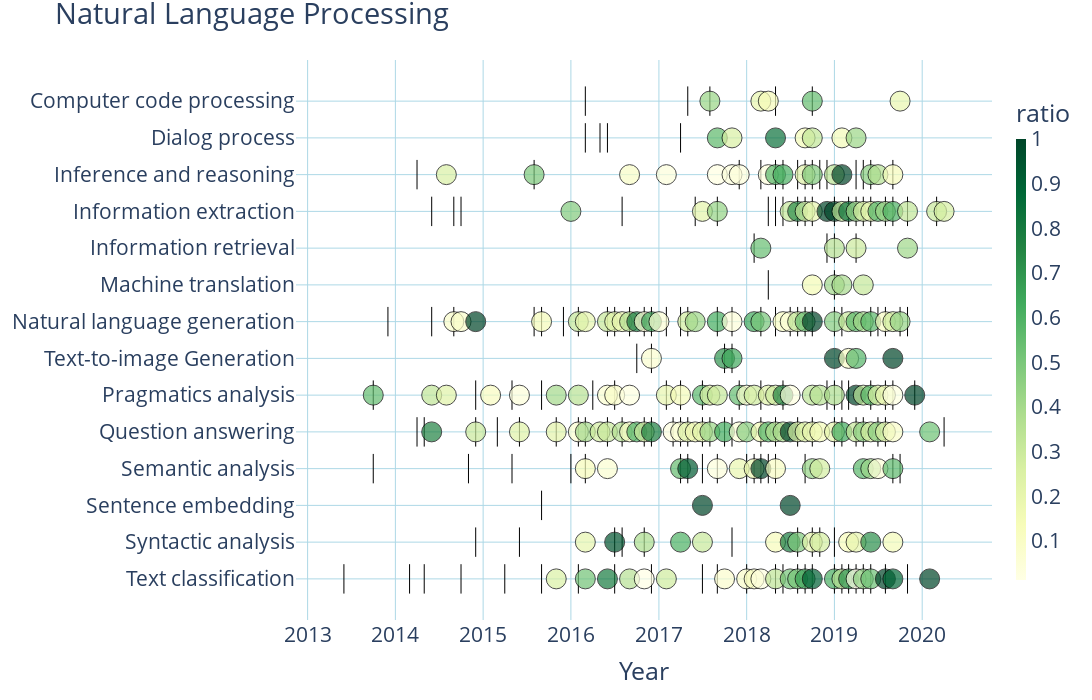

The notebook cell saved with this chart:
### Code cell
traj_df=plot_group_trajectory("ITO_00141", "Natural Language Processing", anchor)

### Figure 1 — Plotly figure (JSON) as saved in the notebook; plotly's stock layout.template omitted (floating-point values rounded to 4 significant figures; data arrays with more than 128 entries replaced by an {"elided": "..."} marker saying what was removed)
{"data": [{"hovertemplate": "task=%{y}<br>date=%{x}<extra></extra>", "legendgroup": "Computer code processing", "line": {"color": "black", "dash": "solid", "width": 0}, "marker": {"line": {"color": "black", "width": 1}, "symbol": "circle"}, "mode": "lines", "name": "Computer code processing", "orientation": "v", "showlegend": true, "type": "scatter", "x": ["2017-08", "2018-03", "2018-04", "2018-10", "2019-10"], "xaxis": "x", "y": ["Computer code processing", "Computer code processing", "Computer code processing", "Computer code processing", "Computer code processing"], "yaxis": "y"}, {"hovertemplate": "task=%{y}<br>date=%{x}<extra></extra>", "legendgroup": "Dialog process", "line": {"color": "black", "dash": "solid", "width": 0}, "marker": {"line": {"color": "black", "width": 1}, "symbol": "circle"}, "mode": "lines", "name": "Dialog process", "orientation": "v", "showlegend": true, "type": "scatter", "x": ["2017-09", "2017-11", "2018-05", "2018-09", "2018-10", "2019-02", "2019-04"], "xaxis": "x", "y": ["Dialog process", "Dialog process", "Dialog process", "Dialog process", "Dialog process", "Dialog process", "Dialog process"], "yaxis": "y"}, {"hovertemplate": "task=%{y}<br>date=%{x}<extra></extra>", "legendgroup": "Inference and reasoning", "line": {"color": "black", "dash": "solid", "width": 0}, "marker": {"line": {"color": "black", "width": 1}, "symbol": "circle"}, "mode": "lines", "name": "Inference and reasoning", "orientation": "v", "showlegend": true, "type": "scatter", "x": ["2014-08", "2015-08", "2016-09", "2017-02", "2017-09", "2017-11", "2017-12", "2018-04", "2018-05", "2018-06", "2018-09", "2018-10", "2019-01", "2019-02", "2019-06", "2019-07", "2019-09"], "xaxis": "x", "y": ["Inference and reasoning", "Inference and reasoning", "Inference and reasoning", "Inference and reasoning", "Inference and reasoning", "Inference and reasoning", "Inference and reasoning", "Inference and reasoning", "Inference and reasoning", "Inference and reasoning", "Inference and reasoning", "Inference and reasoning", "Inference and reasoning", "Inference and reasoning", "Inference and reasoning", "Inference and reasoning", "Inference and reasoning"], "yaxis": "y"}, {"hovertemplate": "task=%{y}<br>date=%{x}<extra></extra>", "legendgroup": "Information extraction", "line": {"color": "black", "dash": "solid", "width": 0}, "marker": {"line": {"color": "black", "width": 1}, "symbol": "circle"}, "mode": "lines", "name": "Information extraction", "orientation": "v", "showlegend": true, "type": "scatter", "x": ["2016-01", "2017-07", "2017-09", "2018-07", "2018-08", "2018-09", "2018-10", "2018-12", "2019-01", "2019-02", "2019-03", "2019-04", "2019-05", "2019-06", "2019-07", "2019-08", "2019-09", "2019-11", "2020-03", "2020-04"], "xaxis": "x", "y": ["Information extraction", "Information extraction", "Information extraction", "Information extraction", "Information extraction", "Information extraction", "Information extraction", "Information extraction", "Information extraction", "Information extraction", "Information extraction", "Information extraction", "Information extraction", "Information extraction", "Information extraction", "Information extraction", "Information extraction", "Information extraction", "Information extraction", "Information extraction"], "yaxis": "y"}, {"hovertemplate": "task=%{y}<br>date=%{x}<extra></extra>", "legendgroup": "Information retrieval", "line": {"color": "black", "dash": "solid", "width": 0}, "marker": {"line": {"color": "black", "width": 1}, "symbol": "circle"}, "mode": "lines", "name": "Information retrieval", "orientation": "v", "showlegend": true, "type": "scatter", "x": ["2018-03", "2019-01", "2019-04", "2019-11"], "xaxis": "x", "y": ["Information retrieval", "Information retrieval", "Information retrieval", "Information retrieval"], "yaxis": "y"}, {"hovertemplate": "task=%{y}<br>date=%{x}<extra></extra>", "legendgroup": "Machine translation", "line": {"color": "black", "dash": "solid", "width": 0}, "marker": {"line": {"color": "black", "width": 1}, "symbol": "circle"}, "mode": "lines", "name": "Machine translation", "orientation": "v", "showlegend": true, "type": "scatter", "x": ["2018-10", "2019-01", "2019-02", "2019-05"], "xaxis": "x", "y": ["Machine translation", "Machine translation", "Machine translation", "Machine translation"], "yaxis": "y"}, {"hovertemplate": "task=%{y}<br>date=%{x}<extra></extra>", "legendgroup": "Natural language generation", "line": {"color": "black", "dash": "solid", "width": 0}, "marker": {"line": {"color": "black", "width": 1}, "symbol": "circle"}, "mode": "lines", "name": "Natural language generation", "orientation": "v", "showlegend": true, "type": "scatter", "x": ["2014-09", "2014-10", "2014-12", "2015-09", "2016-02", "2016-03", "2016-06", "2016-07", "2016-08", "2016-09", "2016-10", "2016-11", "2016-12", "2017-01", "2017-05", "2017-06", "2017-09", "2017-11", "2018-02", "2018-03", "2018-06", "2018-07", "2018-08", "2018-09", "2018-10", "2019-01", "2019-03", "2019-04", "2019-05", "2019-06", "2019-08", "2019-09", "2019-10"], "xaxis": "x", "y": ["Natural language generation", "Natural language generation", "Natural language generation", "Natural language generation", "Natural language generation", "Natural language generation", "Natural language generation", "Natural language generation", "Natural language generation", "Natural language generation", "Natural language generation", "Natural language generation", "Natural language generation", "Natural language generation", "Natural language generation", "Natural language generation", "Natural language generation", "Natural language generation", "Natural language generation", "Natural language generation", "Natural language generation", "Natural language generation", "Natural language generation", "Natural language generation", "Natural language generation", "Natural language generation", "Natural language generation", "Natural language generation", "Natural language generation", "Natural language generation", "Natural language generation", "Natural language generation", "Natural language generation"], "yaxis": "y"}, {"hovertemplate": "task=%{y}<br>date=%{x}<extra></extra>", "legendgroup": "Text-to-image Generation", "line": {"color": "black", "dash": "solid", "width": 0}, "marker": {"line": {"color": "black", "width": 1}, "symbol": "circle"}, "mode": "lines", "name": "Text-to-image Generation", "orientation": "v", "showlegend": true, "type": "scatter", "x": ["2016-12", "2017-10", "2017-11", "2019-01", "2019-03", "2019-04", "2019-09"], "xaxis": "x", "y": ["Text-to-image Generation", "Text-to-image Generation", "Text-to-image Generation", "Text-to-image Generation", "Text-to-image Generation", "Text-to-image Generation", "Text-to-image Generation"], "yaxis": "y"}, {"hovertemplate": "task=%{y}<br>date=%{x}<extra></extra>", "legendgroup": "Pragmatics analysis", "line": {"color": "black", "dash": "solid", "width": 0}, "marker": {"line": {"color": "black", "width": 1}, "symbol": "circle"}, "mode": "lines", "name": "Pragmatics analysis", "orientation": "v", "showlegend": true, "type": "scatter", "x": ["2013-10", "2014-06", "2014-08", "2015-02", "2015-06", "2015-11", "2016-02", "2016-06", "2016-07", "2016-09", "2017-02", "2017-04", "2017-07", "2017-08", "2017-09", "2017-12", "2018-01", "2018-02", "2018-04", "2018-05", "2018-06", "2018-07", "2018-10", "2018-11", "2019-01", "2019-04", "2019-05", "2019-06", "2019-07", "2019-08", "2019-09", "2019-12"], "xaxis": "x", "y": ["Pragmatics analysis", "Pragmatics analysis", "Pragmatics analysis", "Pragmatics analysis", "Pragmatics analysis", "Pragmatics analysis", "Pragmatics analysis", "Pragmatics analysis", "Pragmatics analysis", "Pragmatics analysis", "Pragmatics analysis", "Pragmatics analysis", "Pragmatics analysis", "Pragmatics analysis", "Pragmatics analysis", "Pragmatics analysis", "Pragmatics analysis", "Pragmatics analysis", "Pragmatics analysis", "Pragmatics analysis", "Pragmatics analysis", "Pragmatics analysis", "Pragmatics analysis", "Pragmatics analysis", "Pragmatics analysis", "Pragmatics analysis", "Pragmatics analysis", "Pragmatics analysis", "Pragmatics analysis", "Pragmatics analysis", "Pragmatics analysis", "Pragmatics analysis"], "yaxis": "y"}, {"hovertemplate": "task=%{y}<br>date=%{x}<extra></extra>", "legendgroup": "Question answering", "line": {"color": "black", "dash": "solid", "width": 0}, "marker": {"line": {"color": "black", "width": 1}, "symbol": "circle"}, "mode": "lines", "name": "Question answering", "orientation": "v", "showlegend": true, "type": "scatter", "x": ["2014-06", "2014-12", "2015-06", "2015-11", "2016-02", "2016-03", "2016-05", "2016-06", "2016-08", "2016-09", "2016-10", "2016-11", "2016-12", "2017-03", "2017-04", "2017-05", "2017-06", "2017-07", "2017-08", "2017-10", "2017-12", "2018-01", "2018-03", "2018-04", "2018-05", "2018-06", "2018-07", "2018-08", "2018-09", "2018-10", "2018-11", "2019-01", "2019-02", "2019-04", "2019-05", "2019-06", "2019-07", "2019-08", "2019-09", "2020-02"], "xaxis": "x", "y": ["Question answering", "Question answering", "Question answering", "Question answering", "Question answering", "Question answering", "Question answering", "Question answering", "Question answering", "Question answering", "Question answering", "Question answering", "Question answering", "Question answering", "Question answering", "Question answering", "Question answering", "Question answering", "Question answering", "Question answering", "Question answering", "Question answering", "Question answering", "Question answering", "Question answering", "Question answering", "Question answering", "Question answering", "Question answering", "Question answering", "Question answering", "Question answering", "Question answering", "Question answering", "Question answering", "Question answering", "Question answering", "Question answering", "Question answering", "Question answering"], "yaxis": "y"}, {"hovertemplate": "task=%{y}<br>date=%{x}<extra></extra>", "legendgroup": "Semantic analysis", "line": {"color": "black", "dash": "solid", "width": 0}, "marker": {"line": {"color": "black", "width": 1}, "symbol": "circle"}, "mode": "lines", "name": "Semantic analysis", "orientation": "v", "showlegend": true, "type": "scatter", "x": ["2016-03", "2016-06", "2017-04", "2017-05", "2017-09", "2017-12", "2018-02", "2018-03", "2018-05", "2018-10", "2018-11", "2019-05", "2019-06", "2019-07", "2019-09"], "xaxis": "x", "y": ["Semantic analysis", "Semantic analysis", "Semantic analysis", "Semantic analysis", "Semantic analysis", "Semantic analysis", "Semantic analysis", "Semantic analysis", "Semantic analysis", "Semantic analysis", "Semantic analysis", "Semantic analysis", "Semantic analysis", "Semantic analysis", "Semantic analysis"], "yaxis": "y"}, {"hovertemplate": "task=%{y}<br>date=%{x}<extra></extra>", "legendgroup": "Sentence embedding", "line": {"color": "black", "dash": "solid", "width": 0}, "marker": {"line": {"color": "black", "width": 1}, "symbol": "circle"}, "mode": "lines", "name": "Sentence embedding", "orientation": "v", "showlegend": true, "type": "scatter", "x": ["2017-07", "2018-07"], "xaxis": "x", "y": ["Sentence embedding", "Sentence embedding"], "yaxis": "y"}, {"hovertemplate": "task=%{y}<br>date=%{x}<extra></extra>", "legendgroup": "Syntactic analysis", "line": {"color": "black", "dash": "solid", "width": 0}, "marker": {"line": {"color": "black", "width": 1}, "symbol": "circle"}, "mode": "lines", "name": "Syntactic analysis", "orientation": "v", "showlegend": true, "type": "scatter", "x": ["2016-03", "2016-07", "2016-11", "2017-04", "2017-07", "2018-05", "2018-07", "2018-08", "2018-10", "2018-11", "2019-03", "2019-04", "2019-06", "2019-09"], "xaxis": "x", "y": ["Syntactic analysis", "Syntactic analysis", "Syntactic analysis", "Syntactic analysis", "Syntactic analysis", "Syntactic analysis", "Syntactic analysis", "Syntactic analysis", "Syntactic analysis", "Syntactic analysis", "Syntactic analysis", "Syntactic analysis", "Syntactic analysis", "Syntactic analysis"], "yaxis": "y"}, {"hovertemplate": "task=%{y}<br>date=%{x}<extra></extra>", "legendgroup": "Text classification", "line": {"color": "black", "dash": "solid", "width": 0}, "marker": {"line": {"color": "black", "width": 1}, "symbol": "circle"}, "mode": "lines", "name": "Text classification", "orientation": "v", "showlegend": true, "type": "scatter", "x": ["2015-11", "2016-03", "2016-06", "2016-09", "2016-11", "2017-02", "2017-10", "2018-01", "2018-02", "2018-03", "2018-05", "2018-07", "2018-08", "2018-09", "2018-10", "2019-01", "2019-02", "2019-03", "2019-04", "2019-05", "2019-06", "2019-08", "2019-09", "2020-02"], "xaxis": "x", "y": ["Text classification", "Text classification", "Text classification", "Text classification", "Text classification", "Text classification", "Text classification", "Text classification", "Text classification", "Text classification", "Text classification", "Text classification", "Text classification", "Text classification", "Text classification", "Text classification", "Text classification", "Text classification", "Text classification", "Text classification", "Text classification", "Text classification", "Text classification", "Text classification"], "yaxis": "y"}, {"hovertemplate": {"elided": "188 str values"}, "line": {"color": "black", "width": 0}, "marker": {"line": {"color": "black", "width": 1}, "size": 21, "symbol": 42}, "mode": "markers", "type": "scatter", "x": {"elided": "188 str values"}, "y": {"elided": "188 str values"}}, {"hovertemplate": {"elided": "224 str values"}, "line": {"color": "black", "width": 0}, "marker": {"color": {"elided": "224 float values"}, "colorbar": {"len": 500, "lenmode": "pixels", "thickness": 10, "title": {"text": "ratio"}}, "colorscale": [[0, "rgb(255,255,229)"], [0.125, "rgb(247,252,185)"], [0.25, "rgb(217,240,163)"], [0.375, "rgb(173,221,142)"], [0.5, "rgb(120,198,121)"], [0.625, "rgb(65,171,93)"], [0.75, "rgb(35,132,67)"], [0.875, "rgb(0,104,55)"], [1, "rgb(0,69,41)"]], "line": {"color": "black", "width": 1}, "opacity": 0.7, "showscale": true, "size": 20, "symbol": "circle"}, "mode": "markers", "type": "scatter", "x": {"elided": "224 str values"}, "y": {"elided": "224 str values"}}], "layout": {"font": {"size": 21}, "height": 700, "legend": {"title": {"text": "task"}, "tracegroupgap": 0}, "margin": {"t": 60}, "plot_bgcolor": "white", "showlegend": false, "title": {"text": "Natural Language Processing", "y": 0.995}, "width": 1500, "xaxis": {"anchor": "y", "domain": [0, 1], "gridcolor": "lightBlue", "showgrid": true, "tickmode": "auto", "title": {"text": "Year"}}, "yaxis": {"anchor": "x", "categoryarray": ["Text classification", "Syntactic analysis", "Sentence embedding", "Semantic analysis", "Question answering", "Pragmatics analysis", "Text-to-image Generation", "Natural language generation", "Machine translation", "Information retrieval", "Information extraction", "Inference and reasoning", "Dialog process", "Computer code processing"], "categoryorder": "array", "domain": [0, 1], "gridcolor": "lightBlue", "showgrid": true, "side": "left", "title": {}}}}
